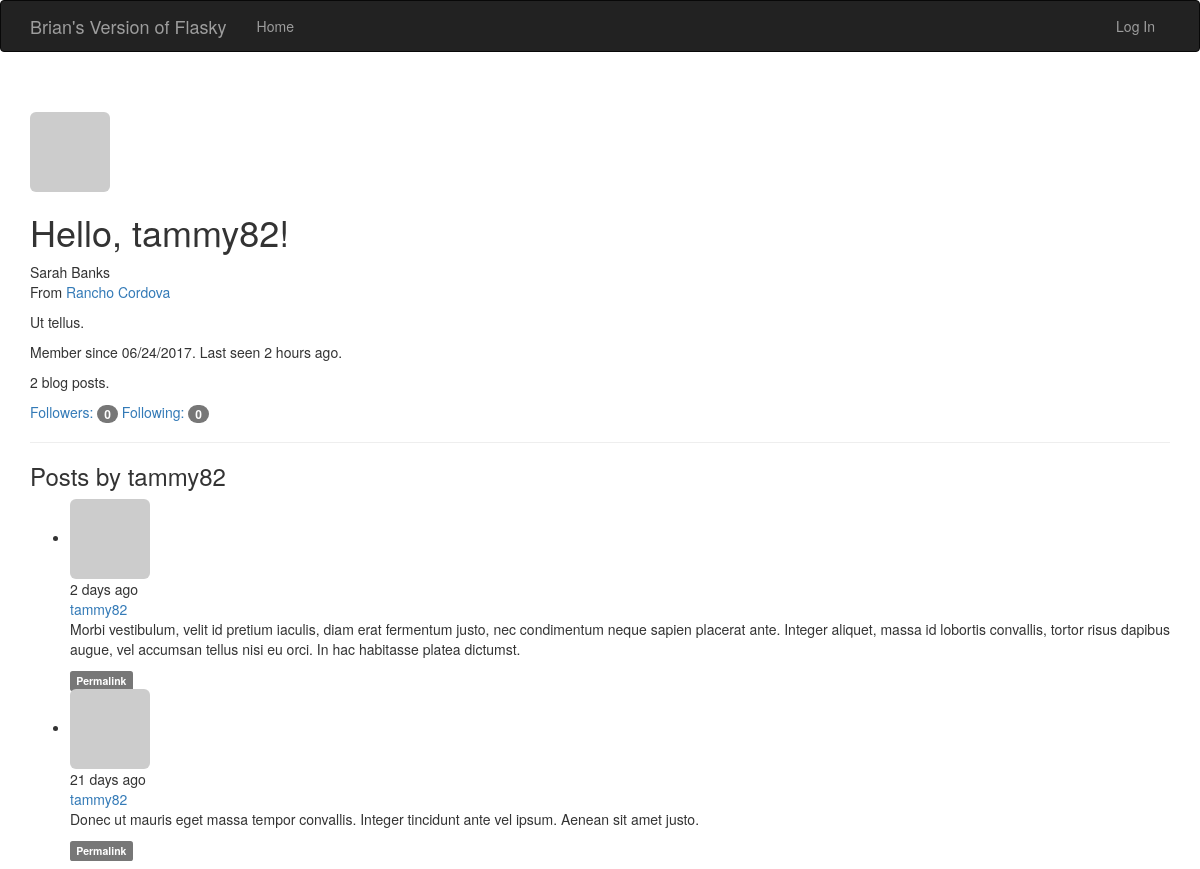
The app's page /user/tammy82 with its own data.
### app/models.py (models this page shows, shortened)
class User(UserMixin, db.Model):
	__tablename__ = 'users'
	id = db.Column(db.Integer, primary_key=True)
	email = db.Column(db.String(64), unique=True, index=True)
	username = db.Column(db.String(64), unique=True, index=True)
	role_id = db.Column(db.Integer, db.ForeignKey('roles.id'))
	password_hash = db.Column(db.String(128))
	confirmed = db.Column(db.Boolean, default=False)
	name = db.Column(db.String(64))
	location = db.Column(db.String(64))
	about_me = db.Column(db.Text())
	member_since = db.Column(db.DateTime(), default=datetime.utcnow)
	last_seen = db.Column(db.DateTime(), default=datetime.utcnow)
	avatar_hash = db.Column(db.String(32))
	posts = db.relationship('Post', backref='author', lazy='dynamic')
	followed = db.relationship('Follow',
								foreign_keys=[Follow.follower_id],
								backref=db.backref('follower', lazy='joined'),
								lazy='dynamic',
								cascade='all, delete-orphan')
	followers = db.relationship('Follow',
								foreign_keys=[Follow.follower_id],
								backref=db.backref('followed', lazy='joined'),
								lazy='dynamic',
								cascade='all, delete-orphan')
	@property
	def password(self):
		raise AttributeError('password is not a readable attribute')
	def gravatar(self, size=100, default='identicon', rating='g'):
		if request.is_secure:
			url = 'https://secure.gravatar.com/avatar'
		else:
			url = 'http://secure.gravatar.com/avatar'
		hash = self.avatar_hash or hashlib.md5(self.email.encode('utf-8')).hexdigest()
		return '{url}/{hash}?s={size}&d={default}&r={rating}'.format(
			url=url, hash=hash, size=size, default=default, rating=rating)

class Post(db.Model):
	__tablename__ = 'posts'
	id = db.Column(db.Integer, primary_key=True)
	body = db.Column(db.Text)
	body_html = db.Column(db.Text)
	timestamp = db.Column(db.DateTime, index=True, default=datetime.utcnow)
	author_id = db.Column(db.Integer, db.ForeignKey('users.id'))

### app/main/views.py (the view)
@main.route('/user/<username>')
def user(username):
	user = User.query.filter_by(username=username).first()
	if user is None:
		abort(404)
	posts = user.posts.order_by(Post.timestamp.desc()).all()
	return render_template('user.html', user=user, posts=posts)

### app/auth/views.py (called while the page is built)
@auth.before_app_request
def before_request():
	if current_user.is_authenticated:
		current_user.ping()
		if not current_user.confirmed \
				and request.endpoint[:5] != 'auth.' \
				and request.endpoint != 'static':
			return redirect(url_for('auth.unconfirmed'))

### app/main/__init__.py (called while the page is built)
@main.app_context_processor
def inject_permissions():
	return dict(Permission=Permission)

### app/models.py (called while the page is built)
	def can(self, permissions):
		return False

	def is_administrator(self):
		return False

### app/templates/user.html (shortened to what this page needs)
{% extends "base.html" %}
{% import "_macros.html" as macros %}
{% block page_content %}
<div class="page-header">
	<img class="img-rounded profile-thumbnail" src="{{ user.gravatar(size=256) }}">
	<div class="profile-header">
		<h1>Hello, {{ user.username }}!</h1>
		{% if user.name or user.location %}
		<p>
			{% if user.name %}{{ user.name }}<br>{% endif %}
			{% if user.location %}
				From <a href="http://maps.google.com/?q+{{ user.location}}">{{ user.location }}</a>
			{% endif %}
		</p>
		{% endif %}
		{% if user.about_me %}<p>{{ user.about_me }}</p>{% endif %}
	    <p>Member since {{ moment(user.member_since).format('L') }}. Last seen {{ moment(user.last_seen).fromNow() }}.</p>
	    <p>{{ user.posts.count() }} blog posts.</p>
	    <p>
	    	<a href="{{ url_for('.followers', username=user.username) }}">Followers: <span class="badge">{{ user.followers.count() }}</span></a>
	    	<a href="{{ url_for('.followed_by', username=user.username) }}">Following: <span class="badge">{{ user.followed.count() }}</span></a>
	    </p>
	</div>
</div>
<h3>Posts by {{ user.username }}</h3>
{% include '_posts.html' %}
{% endblock %}

### app/templates/_posts.html (shortened to what this page needs)
<ul class="posts">
	{% for post in posts %}
	<li class="post">
		<div class="post-thumbnail">
			<a href="{{ url_for('.user', username=post.author.username) }}">
				<img class="img-rounded profile-thumbnail" src="{{ post.author.gravatar(size=40) }}">
			</a>
		</div>
		<div class="post-content">
			<div class="post-date">{{ moment(post.timestamp).fromNow() }}</div>
			<div class="post-author"><a href="{{ url_for('.user', username=post.author.username) }}">{{ post.author.username }}</a></div>
			<div class="post-body">
				{% if post.body_html %}
					{{ post.body_html | safe }}
				{% else %}
					{{ post.body }}
				{% endif %}
			</div>
			<div class="post-footer">
				<a href="{{ url_for('.post', id=post.id) }}">
					<span class="label label-default">Permalink</span>
				</a>
			</div>
		</div>
	</li>
	{% endfor %}
</ul>

### records on screen
User: username "tammy82", name "Sarah Banks", location "Rancho Cordova", about_me "Ut tellus.", member_since "06/24/2017", last_seen "2 hours ago"
Post: timestamp "2 days ago", author.username "tammy82", body_html "Morbi vestibulum, velit id pretium iaculis, diam erat fermentum justo, nec condimentum neque sapien placerat ante. Integer aliquet, massa id lobortis convallis, tortor risus dapibus augue, vel accumsan tellus nisi eu orci. In hac habitasse platea dictumst."
Post: timestamp "21 days ago", author.username "tammy82", body_html "Donec ut mauris eget massa tempor convallis. Integer tincidunt ante vel ipsum. Aenean sit amet justo."

### other values on screen
{{ user.posts.count() }} "2"
{{ user.followers.count() }} "0"
{{ user.followed.count() }} "0"
